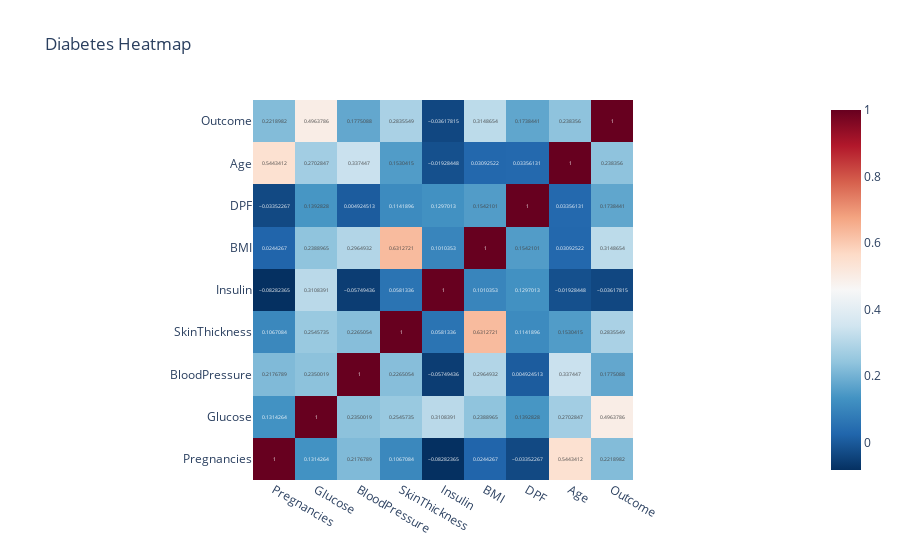

The cell this chart's notebook holds for it:
### Markdown cell above
### plot heatmap, pariplot using plotly

### Code cell
# Heatmap
import plotly.express as px
# change the DiabetesPedigreeFunction to DPF
imputation_df.columns = ['Pregnancies', 'Glucose', 'BloodPressure', 'SkinThickness', 'Insulin',
       'BMI', 'DPF', 'Age', 'Outcome']
# corralation
imputation_df_corr = imputation_df.corr()
# use plotly to plot the heatmap
px.imshow(imputation_df_corr,color_continuous_scale='RdBu_r' ,text_auto=True,origin='lower',title="Diabetes Heatmap")

### Figure 1 — Plotly figure (JSON) as saved in the notebook; plotly's stock layout.template omitted (floating-point values rounded to 4 significant figures)
{"data": [{"coloraxis": "coloraxis", "hovertemplate": "x: %{x}<br>y: %{y}<br>color: %{z}<extra></extra>", "name": "0", "texttemplate": "%{z}", "type": "heatmap", "x": ["Pregnancies", "Glucose", "BloodPressure", "SkinThickness", "Insulin", "BMI", "DPF", "Age", "Outcome"], "xaxis": "x", "y": ["Pregnancies", "Glucose", "BloodPressure", "SkinThickness", "Insulin", "BMI", "DPF", "Age", "Outcome"], "yaxis": "y", "z": [[1, 0.1314, 0.2177, 0.1067, -0.08282, 0.02443, -0.03352, 0.5443, 0.2219], [0.1314, 1, 0.235, 0.2546, 0.3108, 0.2389, 0.1393, 0.2703, 0.4964], [0.2177, 0.235, 1, 0.2265, -0.05749, 0.2965, 0.004925, 0.3374, 0.1775], [0.1067, 0.2546, 0.2265, 1, 0.05813, 0.6313, 0.1142, 0.153, 0.2836], [-0.08282, 0.3108, -0.05749, 0.05813, 1, 0.101, 0.1297, -0.01928, -0.03618], [0.02443, 0.2389, 0.2965, 0.6313, 0.101, 1, 0.1542, 0.03093, 0.3149], [-0.03352, 0.1393, 0.004925, 0.1142, 0.1297, 0.1542, 1, 0.03356, 0.1738], [0.5443, 0.2703, 0.3374, 0.153, -0.01928, 0.03093, 0.03356, 1, 0.2384], [0.2219, 0.4964, 0.1775, 0.2836, -0.03618, 0.3149, 0.1738, 0.2384, 1]]}], "layout": {"coloraxis": {"colorscale": [[0, "rgb(5,48,97)"], [0.1, "rgb(33,102,172)"], [0.2, "rgb(67,147,195)"], [0.3, "rgb(146,197,222)"], [0.4, "rgb(209,229,240)"], [0.5, "rgb(247,247,247)"], [0.6, "rgb(253,219,199)"], [0.7, "rgb(244,165,130)"], [0.8, "rgb(214,96,77)"], [0.9, "rgb(178,24,43)"], [1, "rgb(103,0,31)"]]}, "title": {"text": "Diabetes Heatmap"}, "xaxis": {"anchor": "y", "constrain": "domain", "domain": [0, 1], "scaleanchor": "y"}, "yaxis": {"anchor": "x", "autorange": true, "constrain": "domain", "domain": [0, 1]}}}
